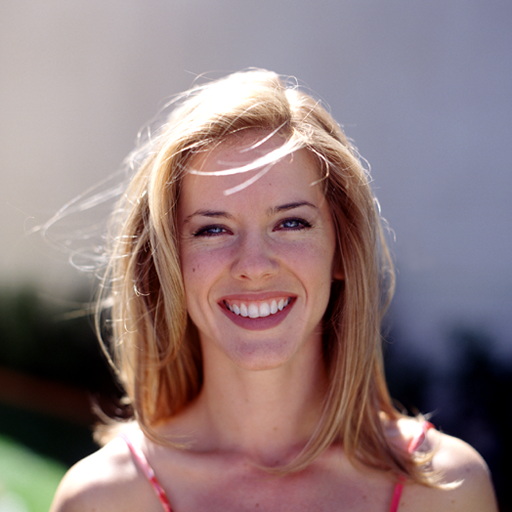
#> input picture img/img3.png, 512 x 512 px
$ jupyter execute 'High Pass.ipynb'   (shell and % lines are left out)
#> lines starting #> are read from the running program, lines starting #| are printed output that depends on the picture; after the words box and inside, x2 and y2 are one past the last pixel; in counts of white or black regions, pixels touching at a corner belong together
[cell 1]
import numpy as np
import cv2
import matplotlib.pyplot as plt
# import plotly.express as px
import os
from  scipy import ndimage
IMAGES_FOLDER_PATH = "../img"

[cell 2]
img3 = cv2.imread(os.path.join(IMAGES_FOLDER_PATH, 'img3.png'))
#> img3 is the input picture: shape (512, 512, 3); mean B, G, R 124.2, 123.3, 143.7
img3 = cv2.cvtColor(img3, cv2.COLOR_BGR2RGB)
img3_gray = cv2.imread(os.path.join(IMAGES_FOLDER_PATH, 'img3.png'),0)
#> img3_gray: shape (512, 512); min 0, max 255, mean 129

tri3 = cv2.imread(os.path.join(IMAGES_FOLDER_PATH, 'tri3.png'),0)
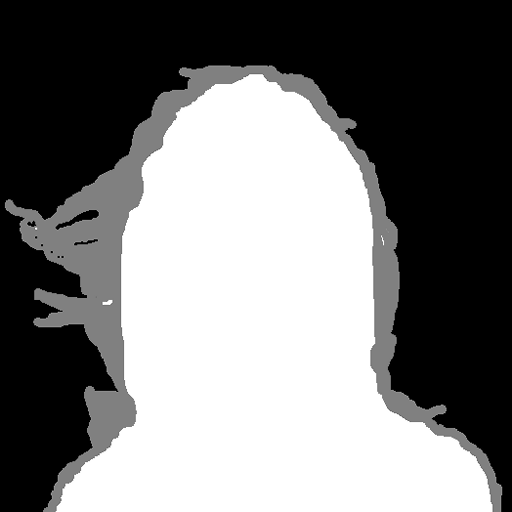
#> input picture img/tri3.png, 512 x 512 px
#> tri3 is the input picture: shape (512, 512); min 0, max 255, mean 121.3

print(img3.shape)
#| (512, 512, 3)
print(tri3.shape)
#| (512, 512)

[cell 3]
plt.figure(figsize = (20,15))

plt.subplot(131)
plt.imshow(img3)
plt.title('Original Image')
plt.subplot(132)
plt.imshow(tri3,cmap='gray')
plt.title('Trimap')
plt.subplot(133)
plt.imshow(img3_gray,cmap='gray')
plt.title('Grayscale')


plt.show()

[cell 4]
new_bg3 = cv2.imread(os.path.join(IMAGES_FOLDER_PATH, 'new_bg3.png'))
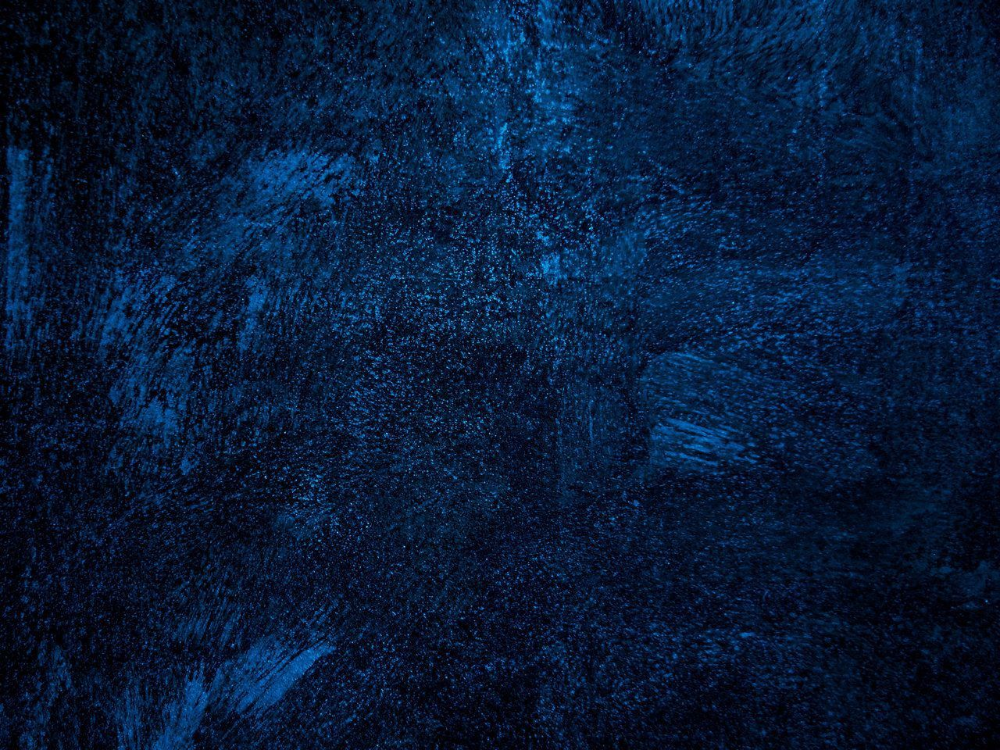
#> input picture img/new_bg3.png, 1000 x 750 px
#> new_bg3 is the input picture: shape (750, 1000, 3); mean B, G, R 56.4, 26.8, 8.8
new_bg3 = cv2.cvtColor(new_bg3, cv2.COLOR_BGR2RGB)
new_bg3 = cv2.resize(new_bg3, (img3.shape[1],img3.shape[0]))
#> new_bg3: shape (512, 512, 3)
# new_bg3 = new_bg3[:img3.shape[0],:img3.shape[1],:]
print(new_bg3.shape)
#| (512, 512, 3)
plt.imshow(new_bg3)
plt.title('New Background')
plt.show()

# Global Matting

Poisson Equation
$$\Delta \alpha = div (\frac{\nabla I}{F-B})$$
where, $\Delta = (\frac{\partial^2}{\partial x^2},\frac{\partial^2}{\partial y^2})$
is Laplacian Operator and div is divergence opertor

We solve this Poisson Equation using Gauss Siedel Iteration with overrealaxation method which is,

Given,  $$ \frac{\partial^2 f}{\partial x^2}+\frac{\partial^2 f}{\partial y^2} = S$$
$$ {f_{i,j}}^{(n+1)} = \frac{\beta}{4}({f_{i+1,j}}^{(n)} + {f_{i-1,j}}^{(n+1)}) + {f_{i,j+1}}^{(n)} + {f_{i,j-1}}^{(n+1)} - S_{i,j}) + (1-\beta){f_{i,j}}^{(n)}$$
where, $\beta$ lies in the range (1,2)

[cell 5]
mask_bg = (tri3<10)
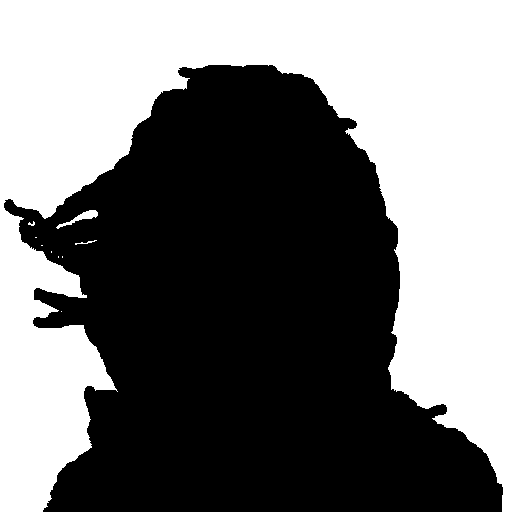
#> mask_bg: shape (512, 512) bool; 46.7% white; 10 white regions (7 under 20 px), largest, box (x1, y1, x2, y2) and area: (0, 0, 512, 512) 122194, (56, 210, 98, 229) 217, (75, 240, 97, 245) 32
mask_fg = (tri3>245)
#> mask_fg: shape (512, 512) bool; 41.9% white; 5 white regions (3 under 20 px), largest, box (x1, y1, x2, y2) and area: (56, 75, 492, 512) 109855, (103, 300, 112, 305) 26
mask_unknown = (np.bitwise_and(tri3>=10,tri3<=245))
#> mask_unknown: shape (512, 512) bool; 11.4% white; 1 white region, box (x1, y1, x2, y2) and area: (4, 65, 503, 512) 29780

fg = img3_gray*(mask_fg)
bg = img3_gray*(mask_bg)
unknown = img3_gray*mask_unknown

[cell 6]
plt.figure(figsize = (12,10))
plt.subplot(221)
plt.imshow(mask_fg,cmap='gray')
plt.subplot(222)
plt.imshow(fg,cmap='gray')
plt.show()

plt.figure(figsize = (12,10))
plt.subplot(221)
plt.imshow(mask_bg,cmap='gray')
plt.subplot(222)
plt.imshow(bg,cmap='gray')
plt.show()

plt.figure(figsize = (12,10))
plt.subplot(221)
plt.imshow(mask_unknown,cmap='gray')
plt.subplot(222)
plt.imshow(unknown,cmap='gray')
plt.show()

[cell 7]
F = img3_gray*(mask_fg+mask_unknown)
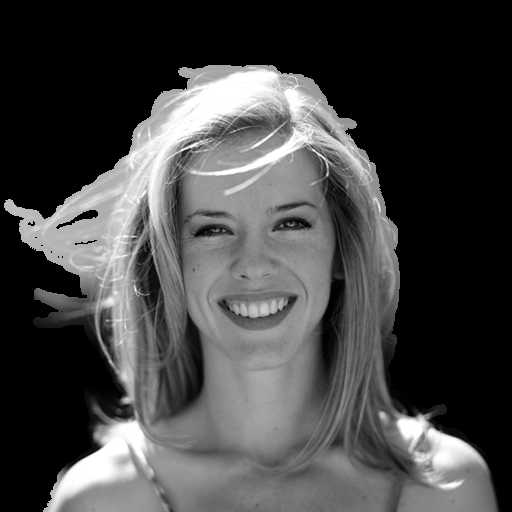
#> F: shape (512, 512); min 0, max 255, mean 69.2
B = img3_gray*(mask_bg+mask_unknown)
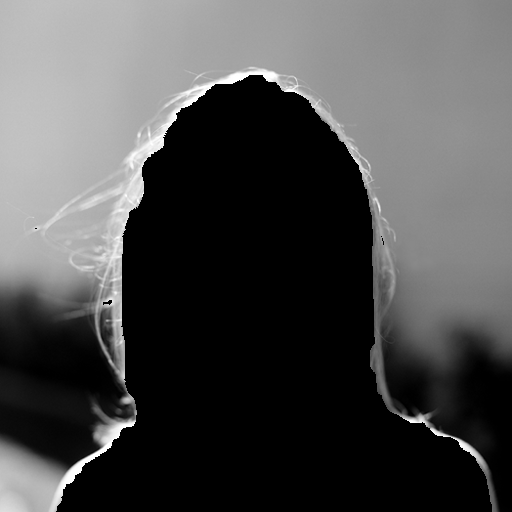
#> B: shape (512, 512); min 0, max 255, mean 76.2

diff = np.minimum(np.maximum(F-B,0),255)

diff = ndimage.filters.gaussian_filter(diff, 0.9)
diff = np.minimum(np.maximum(diff,0),255)

plt.imshow(F,cmap='gray')
plt.show()
plt.imshow(B,cmap='gray')
plt.show()
# IF possible add a personal Gaussian filter in the next line
# diff = cv2.GaussianBlur(diff,(5,5),cv2.BORDER_DEFAULT)

[cell 8]
grad_y,grad_x = np.gradient(img3_gray)
diff[diff==0] = 1
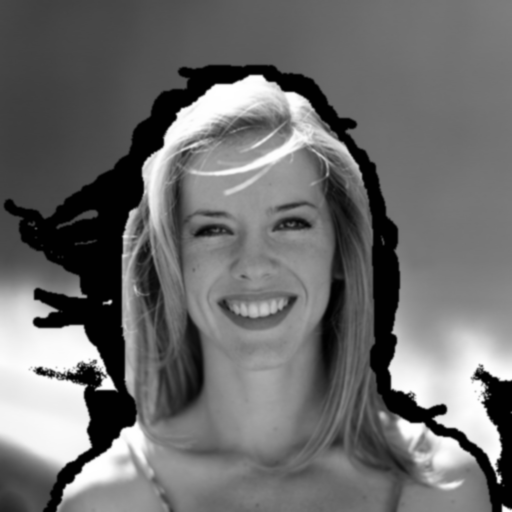
#> diff: shape (512, 512); min 1, max 255, mean 108.8
d2y_alpha, _ = np.gradient(grad_y/diff)
_, d2x_alpha = np.gradient(grad_x/diff)
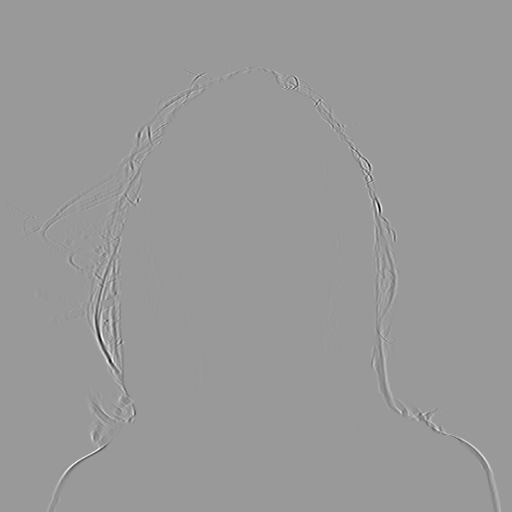
#> d2x_alpha: shape (512, 512) float64; min -55.75, max 37, mean 0; drawn with min black and max white

[cell 9]
d2alpha = d2y_alpha + d2x_alpha

[cell 10]
estimate_alpha = mask_fg + 0.5*mask_unknown

##  Computationally efficient version of Global alpha matting

[cell 11]
def optimal_alpha_matting(alpha, d2alpha, unknown,beta = 1.2):
    new_alpha = alpha.copy()
    old_alpha = np.zeros(alpha.shape)
    h, w = img3_gray.shape
    threshold = 0.001
    iters = 50
    non_zero = np.nonzero(unknown)
    c_alpha = np.transpose(non_zero)
    c = c_alpha[(c_alpha[:,0]>=1)&(c_alpha[:,0]<h-1)&(c_alpha[:,1]>=1)&(c_alpha[:,1]<w-1)]
    first = c[:,0]
    second = c[:,1]
    diff = np.sum(np.abs(new_alpha - old_alpha))
    for i in range(iters):
        old_alpha = new_alpha.copy()
        new_alpha[first,second] = new_alpha[first-1 ,second]
        new_alpha[first,second] = new_alpha[first,second]
        new_alpha[first,second] += beta*new_alpha[first,second-1]
        new_alpha[first,second] += beta*old_alpha[first, second+1]
        new_alpha[first,second] += beta*old_alpha[first+1,second]
        new_alpha[first,second] -= beta*d2alpha[first,second]
        new_alpha[first,second] *= 1/4
        new_alpha[first,second] += (1-beta)*old_alpha[first,second]

        diff = np.sum(np.abs(new_alpha - old_alpha))
        if(diff < threshold):
            break
    return new_alpha

[cell 12]
alpha = optimal_alpha_matting(estimate_alpha, d2alpha, mask_unknown)
#> in optimal_alpha_matting, `non_zero = np.nonzero(unknown)`: non_zero = 29780 positions, rows 65 to 511, columns 4 to 502
#> in optimal_alpha_matting, `c_alpha = np.transpose(non_zero)`: c_alpha = 29780 pairs, first value 65 to 511, second value 4 to 502
#> in optimal_alpha_matting, `c = c_alpha[(c_alpha[:,0]>=1)&(c_alpha[:,0]<h-1)&(c_alpha[:,1]>=1)&(c_..`: c = 29757 pairs, first value 65 to 510, second value 4 to 502
#> in optimal_alpha_matting, `diff = np.sum(np.abs(new_alpha - old_alpha))`: diff = 124781
#> the loop in optimal_alpha_matting, `for i in range(iters):` made 50 passes
#> diff on passes 1 to 12: 49465.3, 30667.3, 22982.8, 18055.1, 14852.1, 12456.5, 10641.5, 9212.2, 8075.6, 7153.3, 6401.8, 5763
#> after the loop in optimal_alpha_matting, `for i in range(iters):`:
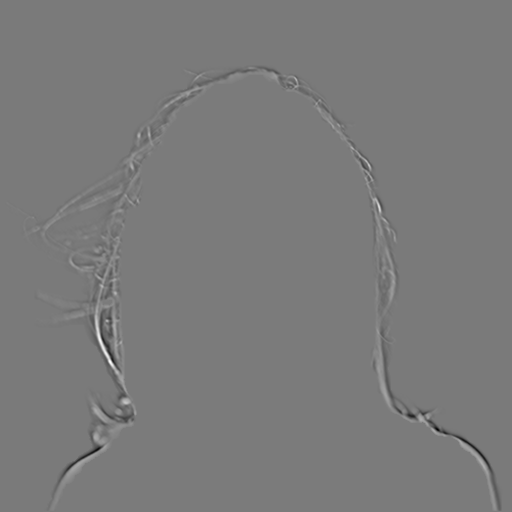
#> new_alpha: shape (512, 512) float64; min -71.66, max 77.8, mean 0.4; drawn with min black and max white
alpha = np.minimum(np.maximum(alpha,0),1)

plt.imshow(alpha,cmap='gray')
plt.title('Estimated matte through effficient version of poisson matting')
plt.show()

[cell 13]
# alpha blending
new_img = np.zeros(new_bg3.shape)
new_img[:,:,0] = alpha*img3[:,:,0] + (1-alpha)*new_bg3[:,:,0]
new_img[:,:,1] = alpha*img3[:,:,1] + (1-alpha)*new_bg3[:,:,1]
new_img[:,:,2] = alpha*img3[:,:,2] + (1-alpha)*new_bg3[:,:,2]
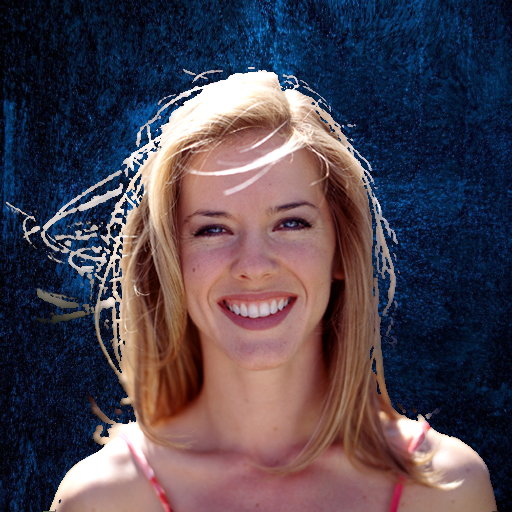
#> new_img: shape (512, 512, 3) float64; mean R, G, B 78.8, 68.9, 80.1

plt.imshow(np.int64(new_img),cmap='gray')
plt.title('new image')
plt.show()

[cell 14]
def convolve(img,kernel):
    h,w = img.shape
    k_h,k_w = kernel.shape

    output = np.zeros([h,w])

    padding_img = np.zeros([h+k_h-1,w+k_w-1])
    padding_img[int((k_h-1)/2):int(h+(k_h-1)/2),int((k_w-1)/2):int(w+(k_w-1)/2)] = img

    for i in range(k_h,h+k_h):
        for j in range(k_w,w+k_w):
            area_obs = padding_img[i-k_h:i,j-k_w:j]
            val = sum(sum(kernel*area_obs))
            output[i-k_h,j-k_w] = max(0,val)


    return np.int64(output)

[cell 15]
def highboost(alpha,img,F,B,unknown_seg):

    k = 5

    gaussian_kernel = np.zeros([k,k])

    center = int((k-1)/2)
    sigma_s = 5

    for i in range(k):
        for j in range(k):
            gaussian_kernel[i][j] = np.exp(-(((i - center)**2 + (j-center)**2) / (2 * sigma_s * sigma_s)))

    grad_y,grad_x = np.gradient(img)

    D_y = convolve(grad_y,gaussian_kernel)
    D_x = convolve(grad_x,gaussian_kernel)

    diff = np.minimum(np.maximum(F-B,0),255)

    diff = ndimage.filters.gaussian_filter(diff, 0.9)
    diff = np.minimum(np.maximum(diff,0),255)

    diff[diff==0] = 1
    d2y_alpha, _ = np.gradient((grad_y-D_y)/diff)
    _, d2x_alpha = np.gradient((grad_x-D_x)/diff)

    alpha = optimal_alpha_matting(alpha, d2alpha, unknown_seg)
    alpha = np.minimum(np.maximum(alpha,0),1)

    return alpha

[cell 16]
high_pass_alpha = highboost(estimate_alpha,img3_gray,F,B,mask_unknown)
#> after the loop in convolve (call 2), `for i in range(k_h,h+k_h):`:
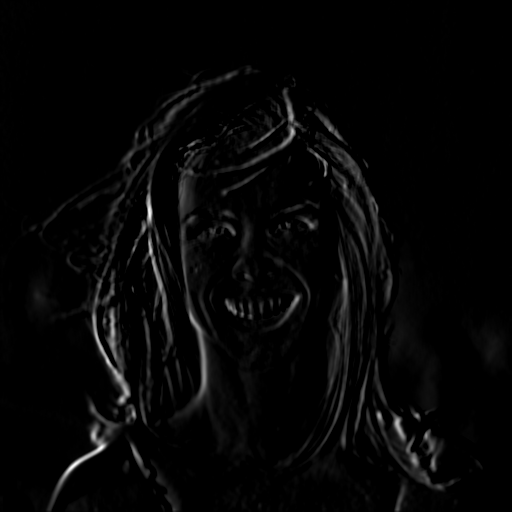
#> output: shape (512, 512) float64; min 0, max 815.4, mean 20; drawn with min black and max white
#> the loop in optimal_alpha_matting (call 2), `for i in range(iters):` made 50 passes
